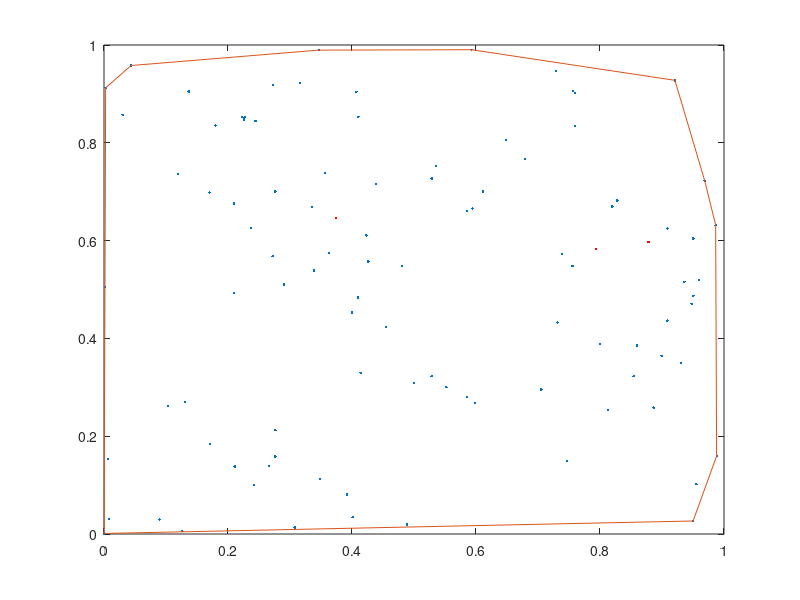

Write the MATLAB code that produced this figure.
% Main execution file

% For the moment, all of the code will be in this file

n_points = 100;

% TODO: load data from a file
points_x = rand(n_points, 1);
points_y = rand(n_points, 1);

% K-means algorithm

k = 3; % number of clusters
max_iter = 1; % rounds to run algorithm

% choose centroids to be actual points
start_points = randsample(1:n_points, k);

centroids_x = points_x(start_points);
centroids_y = points_y(start_points);

for i = 1:max_iter
    distances = zeros(k, n_points);
    
    for centroid_index = 1:k
        for point_index = 1:n_points
            % TODO: make this line readable
            distances(centroid_index, point_index) = sqrt((centroids_x(centroid_index) - points_x(point_index))^2 + (centroids_y(centroid_index) - points_y(point_index))^2);
        end
    end
    
    centroid_assignment = zeros(n_points, 1);
    
    for point_index = 1:n_points
        [~, centroid_index] = max(distances(:, point_index));
    end
    
    
    
end

disp(distances)

%

convhull_indexes = convhull(points_x, points_y);

plot(points_x, points_y, '.')

hold on

plot(points_x(convhull_indexes), points_y(convhull_indexes))
plot(centroids_x, centroids_y, 'r.')

hold off
